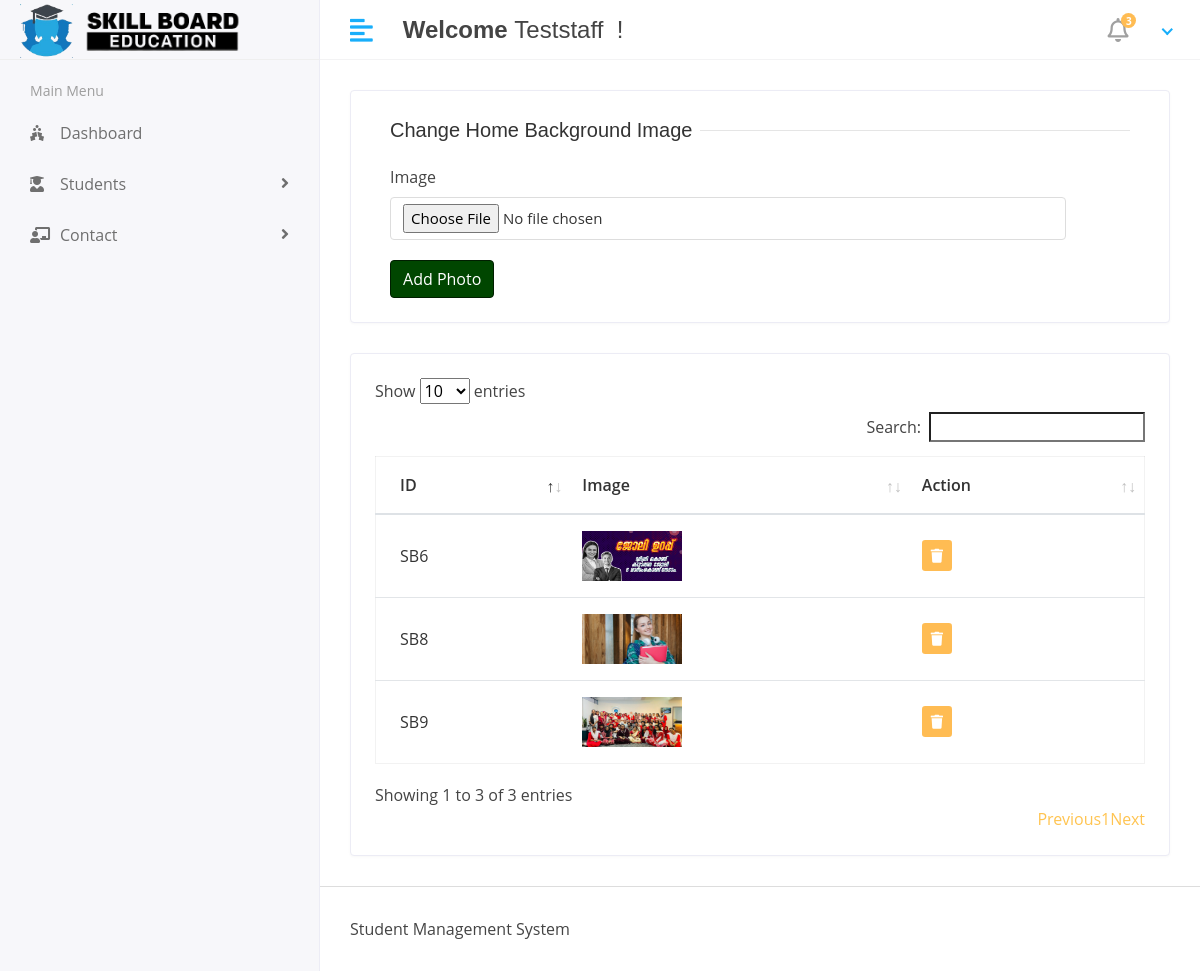
Page /admin1/add-bgimage/ (signed in) on the committed database.
### userapp/models.py (models this page shows)
class Bgimages(models.Model):
    bgimage = models.ImageField(upload_to='Background')

### adminapp/views.py (the view, shortened to what this page needs)
# urls.py: path('add-bgimage/',add_bg_image,name='add_bg_image'),
@login_required
def add_bg_image(request):
    bgs = Bgimages.objects.all()
    context = {
        'bgs':bgs
    }
    return render(request,'admin/home/bg_image.html',context=context)

### templates/admin/home/bg_image.html (shortened to what this page needs)
{% extends 'base.html' %}
{% block content %}
<div class="row">
   <div class="col-sm-12">
      <div class="card">
         <div class="card-body">
            <form action="{% url 'add_bg_image' %}" method="post" enctype="multipart/form-data">
                  <div class="col-12">
                     <h5 class="form-title"><span>Change Home Background Image</span></h5>
                  </div>
                 <div class="col-sm-11">
                    <div class="form-group">
                       <label>Image</label>
                       <input type="file" class="form-control" name="image">
                    </div>
                 </div>
                <div class="col-12">
                     <button type="submit" class="btn btn-primary">Add Photo</button>
                  </div>
            </form>
         </div>
      </div>
   </div>
</div>
 <div class="row">
    <div class="col-sm-12">
       <div class="card card-table">
          <div class="card-body">
             <div class="table-responsive">
                <table class="table table-hover table-center mb-0 datatable" id="table_id">
                   <thead>
                      <tr>
                         <th>ID</th>
                         <th>Image</th>
                         <th>Action</th>
                      </tr>
                   </thead>
                   <tbody>
                     {% for i in bgs %}
                      <tr>
                         <td>SB{{i.id}}</td>
                         <td><img src="/media/{{i.bgimage}}" width="100px" height="50px"></td>
                         <td>
                            <div class="actions">
                            <a href="{% url 'delete_bg_image' i.id %}" class="btn btn-sm bg-danger-light" onclick="return confirm('Are you sure you want to delete this item?');">
                            <i class="fas fa-trash"></i>
                            </a>
                         </div>
                        </td>
                      </tr>
                      {% endfor %}
                   </tbody>
                </table>
             </div>
          </div>
       </div>
    </div>
 </div>
</div>
{% endblock %}

### templates/includes/header.html (shortened to what this page needs)
{% load static %}
<div class="header">
    <div class="header-left">
       <a href="index.html" class="logo">
         <img src="{% static 'assets/img/LOGO-head.png' %}" alt="" style="max-height: 60px;width: 53px;" >
         <img src="{% static 'assets/img/LOGO-foot.png' %}" alt="" >
       </a>
    </div>
    <a href="javascript:void(0);" id="toggle_btn">
    <i class="fas fa-align-left"></i>
    </a>
    <div class="top-nav-search mt-3">
      <h4><strong>Welcome</strong>&nbsp<span>{% if user %}{{user.username}}{%endif%}</span>&nbsp !</h4>
   </div>
    <ul class="nav user-menu">
       <li class="nav-item dropdown noti-dropdown">
          <a href="#" class="dropdown-toggle nav-link" data-toggle="dropdown">
          <i class="far fa-bell"></i> <span class="badge badge-pill">3</span>
          </a>
       </li>
       <li class="nav-item dropdown has-arrow">
          <a href="#" class="dropdown-toggle nav-link" data-toggle="dropdown">
          </a>
       </li>
    </ul>
 </div>

### rows in the picture
Bgimages: id "6", bgimage (picture)
Bgimages: id "8", bgimage (picture)
Bgimages: id "9", bgimage (picture)

### other values in the picture
{{ user.username }} "Teststaff"
